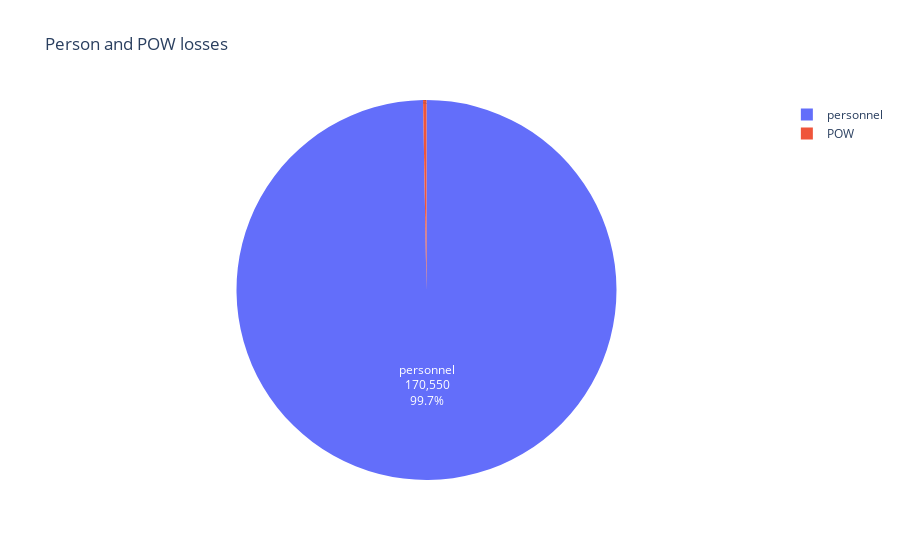

Notebook code for this chart:
### Code cell
#Man ser här den skrämmande stora antalet avlinda,resterande är POW. 
df_personnel = df_personnel[['personnel', 'POW']].max()
fig = px.pie(names = df_personnel.index,
             values =df_personnel.values,
             title = 'Person and POW losses')
fig.update_traces(textposition='inside', textinfo='value+percent+label')
fig.show()

### Figure 1 — Plotly figure (JSON) as saved in the notebook; plotly's stock layout.template omitted (floating-point values rounded to 4 significant figures)
{"data": [{"domain": {"x": [0, 1], "y": [0, 1]}, "hovertemplate": "label=%{label}<br>value=%{value}<extra></extra>", "labels": ["personnel", "POW"], "legendgroup": "", "name": "", "showlegend": true, "textinfo": "value+percent+label", "textposition": "inside", "type": "pie", "values": [170550, 496]}], "layout": {"legend": {"tracegroupgap": 0}, "title": {"text": "Person and POW losses"}}}
